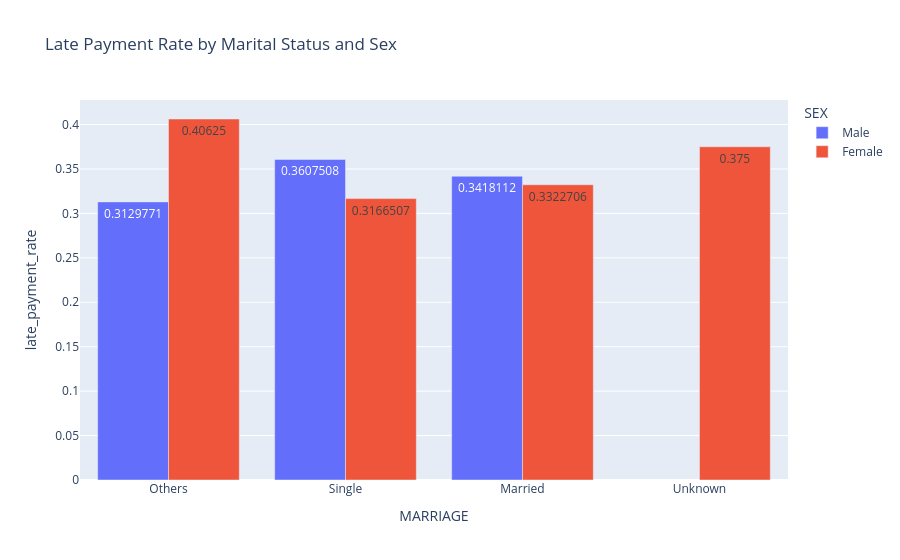

Write notebook code for a chart like this one.
### Markdown cell above
## 5. Late-payment behavior by customer characteristics

**Purpose:** Derives customer-level late-payment indicators and summarizes them across sex, marital status, age group, and education.

**Key result:** Grouped tables and an interactive chart show which customer segments have higher late-payment rates.

### Code cell
df_analysis["late_payment_count"] = (df_analysis[PAY_COLS] > 0).sum(axis=1)
df_analysis["had_late_payment"] = (df_analysis["late_payment_count"] > 0).astype(int)

customer_group_columns = ["SEX", "MARRIAGE", "age_group", "EDUCATION"]

for col in customer_group_columns:
    group_summary = (df_analysis.groupby(col, as_index=False, observed=True).agg(customer_count=("ID", "count"), mean_limit_bal=("LIMIT_BAL", "mean"), median_limit_bal=("LIMIT_BAL", "median"), late_customer_count=("had_late_payment", "sum"), late_payment_rate=("had_late_payment", "mean"), avg_late_payment_count=("late_payment_count", "mean"),).query("customer_count >= 20").sort_values("mean_limit_bal"))

    print(f"\n=== Lowest Mean Credit Limits by {col} ===")
    print(group_summary.head(5).to_string(index=False))
    print(f"\n=== Highest Mean Credit Limits by {col} ===")
    print(group_summary.tail(5).to_string(index=False))

combined_group_summary = (df_analysis.groupby(customer_group_columns, as_index=False, observed=True).agg(customer_count=("ID", "count"), mean_limit_bal=("LIMIT_BAL", "mean"), median_limit_bal=("LIMIT_BAL", "median"), late_customer_count=("had_late_payment", "sum"), late_payment_rate=("had_late_payment", "mean"), avg_late_payment_count=("late_payment_count", "mean"),).query("customer_count >= 20").sort_values("mean_limit_bal"))

print("\n=== Combined Customer Group Summary: Lowest Mean Credit Limits ===")
print(combined_group_summary.head(10).to_string(index=False))

print("\n=== Combined Customer Group Summary: Highest Mean Credit Limits ===")
print(combined_group_summary.tail(10).to_string(index=False))

sex_marriage_summary = (df_analysis.groupby(["MARRIAGE", "SEX"], as_index=False, observed=True).agg(customer_count=("ID", "count"), mean_limit_bal=("LIMIT_BAL", "mean"), median_limit_bal=("LIMIT_BAL", "median"), late_customer_count=("had_late_payment", "sum"), late_payment_rate=("had_late_payment", "mean"), avg_late_payment_count=("late_payment_count", "mean"),).query("customer_count >= 20").sort_values("mean_limit_bal"))

print("\n=== Marital Status and Sex Summary ===")
print(sex_marriage_summary.to_string(index=False))

fig = px.bar(sex_marriage_summary, x="MARRIAGE", y="late_payment_rate", color="SEX", barmode="group", text_auto=True, title="Late Payment Rate by Marital Status and Sex",)
fig.write_html("../figures/late_payment_rate_by_marital_status_and_sex.html")
fig.show()

### Figure 1 — Plotly figure (JSON) as saved in the notebook; plotly's stock layout.template omitted (floating-point values rounded to 4 significant figures)
{"data": [{"alignmentgroup": "True", "hovertemplate": "SEX=Male<br>MARRIAGE=%{x}<br>late_payment_rate=%{y}<extra></extra>", "legendgroup": "Male", "marker": {"color": "#636efa", "pattern": {"shape": ""}}, "name": "Male", "offsetgroup": "Male", "orientation": "v", "showlegend": true, "textposition": "auto", "texttemplate": "%{y}", "type": "bar", "x": ["Others", "Single", "Married"], "xaxis": "x", "y": [0.313, 0.3608, 0.3418], "yaxis": "y"}, {"alignmentgroup": "True", "hovertemplate": "SEX=Female<br>MARRIAGE=%{x}<br>late_payment_rate=%{y}<extra></extra>", "legendgroup": "Female", "marker": {"color": "#EF553B", "pattern": {"shape": ""}}, "name": "Female", "offsetgroup": "Female", "orientation": "v", "showlegend": true, "textposition": "auto", "texttemplate": "%{y}", "type": "bar", "x": ["Others", "Unknown", "Single", "Married"], "xaxis": "x", "y": [0.4062, 0.375, 0.3167, 0.3323], "yaxis": "y"}], "layout": {"barmode": "group", "legend": {"title": {"text": "SEX"}, "tracegroupgap": 0}, "title": {"text": "Late Payment Rate by Marital Status and Sex"}, "xaxis": {"anchor": "y", "domain": [0, 1], "title": {"text": "MARRIAGE"}}, "yaxis": {"anchor": "x", "domain": [0, 1], "title": {"text": "late_payment_rate"}}}}
